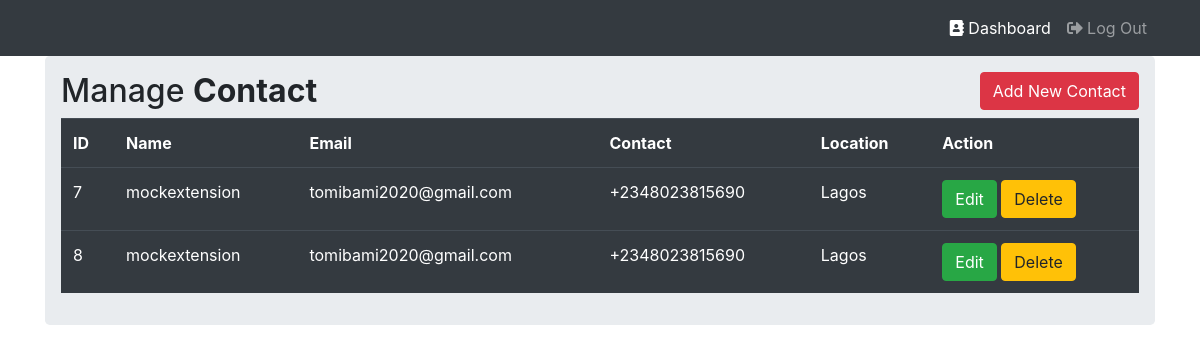
The page /dashboard (signed in) on the database its author committed.
### app.py (models this page shows, shortened)
class Contact(db.Model):
    id = db.Column(db.Integer, primary_key=True)
    name = db.Column(db.String(50))
    phone = db.Column(db.String(50))
    email = db.Column(db.String(50))
    location = db.Column(db.String(100))
    user_id = db.Column(db.Integer, db.ForeignKey('user.id'), nullable=False)

### app.py (the view)
@app.route('/dashboard')
@login_required
def dashboard():
    contacts = current_user.contacts.all()
    return render_template('dashboard.html', contacts=contacts)

### app.py (called while the page is built)
@login_manager.user_loader
def load_user(user_id):
    return User.query.get(int(user_id))

### templates/dashboard.html (shortened to what this page needs)
{% extends 'base.html' %}
{% block content %}
<nav class="navbar navbar-expand-lg navbar-dark bg-dark static-top">
  <div class="container">
    <div class="collapse navbar-collapse" id="navbarResponsive">
      <ul class="navbar-nav ml-auto">
        <li class="nav-item active">
          <a class="nav-link" href="#">
            <i class="fa fa-address-book" aria-hidden="true"></i>
            Dashboard
          </a>
        </li>
        <li class="nav-item">
          <a class="nav-link" href="{{ url_for('logout') }}">
            <i class="fas fa-sign-out-alt"></i>
            Log Out
          </a>
        </li>
      </ul>
    </div>
  </div>
</nav>
<div class="container">
  <div class="row">
    <div class="col md-12">
      <div class="jumbotron p-3">
        <h2>Manage <b>Contact</b>
          <button type="button" class="btn btn-danger float-right" data-toggle="modal" data-target="#mymodal">
            Add New Contact
          </button>
        </h2>
        <table class="table table-hover table-dark">
            <tr>
              <th>ID</th>
              <th>Name</th>
              <th>Email</th>
              <th>Contact</th>
              <th>Location</th>
              <th>Action</th>
            </tr>
            {% for row in contacts %}
            <tr>
              <td>{{ row.id }}</td>
              <td>{{ row.name }}</td>
              <td>{{ row.email }}</td>
              <td>{{ row.phone }}</td>
              <td>{{ row.location }}</td>
              <td>
                <a href="/update/{{row.id}}" class="btn btn-success btn-xs" data-toggle="modal" data-target="#modaledit{{row.id}}">
                Edit
                </a>
                <a href="/delete/{{row.id}}" class="btn btn-warning btn-xs" onclick="return confirm('Are you Sure?')">
                  Delete
                </a>
              </td>
            </tr>
            {% endfor %}
        </table>
      </div>
    </div>
  </div>
</div>
{% endblock content %}

### rows shown on the page
Contact: id "7", name "mockextension", email "tomibami2020@gmail.com", phone "+2348023815690", location "Lagos"
Contact: id "8", name "mockextension", email "tomibami2020@gmail.com", phone "+2348023815690", location "Lagos"
